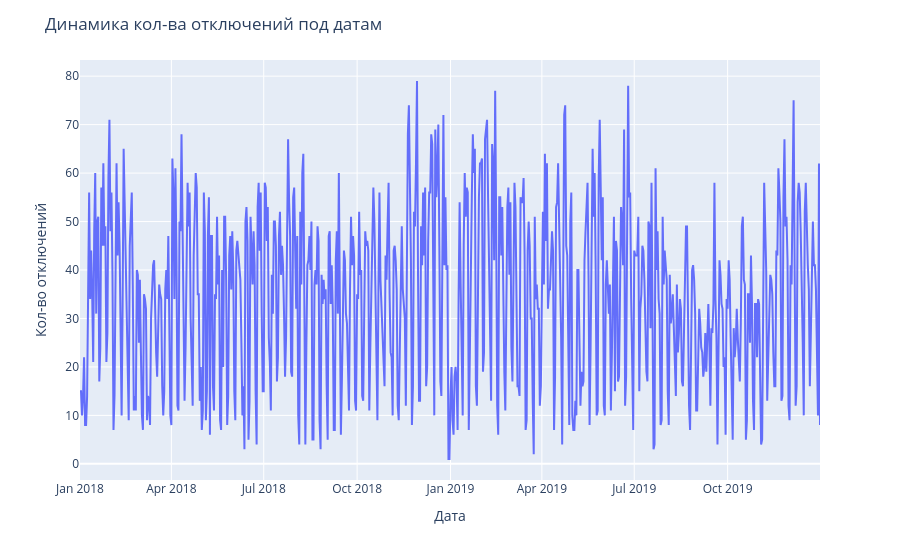

Write notebook code for a chart like this one.
### Markdown cell above
### Динамика отключений систем ЖКХ по датам

### Code cell
blackouts_dynamic = blackouts.groupby(blackouts["start_date"].dt.date)["id"].count().reset_index().rename(columns={
    "start_date": "Дата",
    "id": "Кол-во отключений"
})

fig = px.line(blackouts_dynamic, x="Дата", y="Кол-во отключений")

fig.update_layout(
    title_text="Динамика кол-ва отключений под датам"
)

fig.show()

### Figure 1 — Plotly figure (JSON) as saved in the notebook; plotly's stock layout.template omitted (floating-point values rounded to 4 significant figures; data arrays with more than 128 entries replaced by an {"elided": "..."} marker saying what was removed)
{"data": [{"hovertemplate": "Дата=%{x}<br>Кол-во отключений=%{y}<extra></extra>", "legendgroup": "", "line": {"color": "#636efa", "dash": "solid"}, "marker": {"symbol": "circle"}, "mode": "lines", "name": "", "orientation": "v", "showlegend": false, "type": "scatter", "x": {"elided": "730 str values"}, "xaxis": "x", "y": {"elided": "730 int values"}, "yaxis": "y"}], "layout": {"legend": {"tracegroupgap": 0}, "margin": {"t": 60}, "title": {"text": "Динамика кол-ва отключений под датам"}, "xaxis": {"anchor": "y", "domain": [0, 1], "title": {"text": "Дата"}}, "yaxis": {"anchor": "x", "domain": [0, 1], "title": {"text": "Кол-во отключений"}}}}
